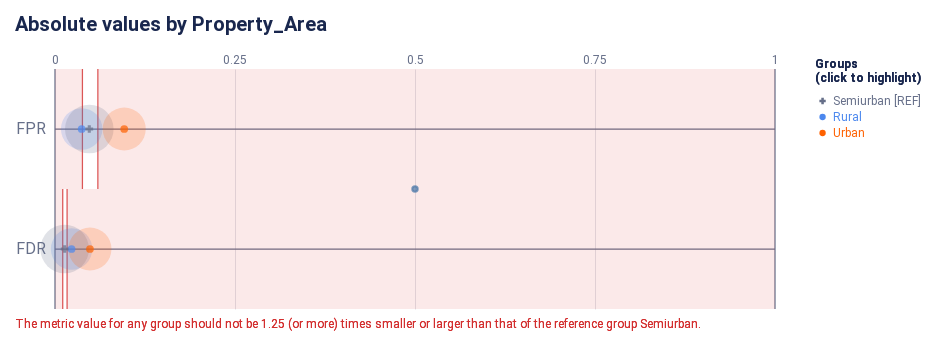

Here is the notebook cell this chart was saved with:
### Markdown cell above
#### Check how the fairness threshold maps to the absolute values of each metric

### Code cell
ap.absolute(bdf, metrics, 'Property_Area', fairness_threshold = disparity_tolerance)

### Figure 1 — Vega-Lite specification as saved in the notebook (floating-point values rounded to 4 significant figures)
{"config": {"view": {"continuousWidth": 300, "continuousHeight": 300, "strokeWidth": 0}, "axisLeft": {"labelColor": "rgb(102, 111, 137)", "labelFont": "Roboto, Arial, sans-serif", "labelFontSize": 16}, "title": {"anchor": "start", "color": "rgb(25, 39, 78)", "font": "Roboto, Arial, sans-serif", "fontSize": 20, "fontWeight": "bold"}}, "layer": [{"data": {"name": "data-22e37ecfbb523156dad3ffdb726c704c"}, "mark": {"type": "rule", "stroke": "rgb(102, 111, 137)", "strokeWidth": 1.25, "tooltip": null}, "encoding": {"x": {"field": "start", "scale": {"domain": [0, 1], "range": [40.0, 760.0]}, "type": "quantitative"}, "x2": {"field": "end"}, "y": {"axis": {"domain": false, "labelAngle": 0, "labelPadding": -30, "orient": "left", "ticks": false, "title": null}, "field": "y_position", "scale": {"domain": ["FPR", "FDR"], "range": [30.0, 270.0]}, "type": "nominal"}}}, {"data": {"name": "data-6cfe259518f6c7b358d8f836a73e6b7f"}, "mark": {"type": "rule", "stroke": "rgb(102, 111, 137)", "strokeWidth": 1.25, "tooltip": null}, "encoding": {"x": {"field": "x_position", "scale": {"domain": [0, 1], "range": [40.0, 760.0]}, "type": "quantitative"}, "y": {"value": 30.0}, "y2": {"value": 270.0}}}, {"data": {"name": "data-60ed1133fa688d151d36705a369482e0"}, "mark": {"type": "text", "align": "center", "color": "rgb(102, 111, 137)", "font": "Roboto, Arial, sans-serif", "fontSize": 12, "fontWeight": "normal", "tooltip": null}, "encoding": {"text": {"field": "value", "type": "nominal"}, "x": {"field": "value", "scale": {"domain": [0, 1], "range": [40.0, 760.0]}, "type": "quantitative"}, "y": {"value": 21.0}}}, {"layer": [{"mark": {"type": "rect", "opacity": 0.8, "stroke": "rgb(211, 47, 47)", "strokeWidth": 1.25, "tooltip": null}, "encoding": {"x": {"field": "lower_threshold_value", "scale": {"domain": [0, 1], "range": [40.0, 760.0]}, "type": "quantitative"}, "x2": {"field": "lower_threshold_value"}, "y": {"axis": {"domain": false, "grid": false, "labels": false, "ticks": false, "title": null}, "field": "metric", "scale": {"domain": ["FPR", "FDR"], "range": [30.0, 270.0]}, "type": "nominal"}}}, {"mark": {"type": "rect", "opacity": 0.8, "stroke": "rgb(211, 47, 47)", "strokeWidth": 1.25, "tooltip": null}, "encoding": {"x": {"field": "upper_threshold_value", "scale": {"domain": [0, 1], "range": [40.0, 760.0]}, "type": "quantitative"}, "x2": {"field": "upper_threshold_value"}, "y": {"axis": {"domain": false, "grid": false, "labels": false, "ticks": false, "title": null}, "field": "metric", "scale": {"domain": ["FPR", "FDR"], "range": [30.0, 270.0]}, "type": "nominal"}}}, {"layer": [{"mark": {"type": "rect", "fill": "rgb(211, 47, 47)", "opacity": 0.1, "tooltip": null}, "encoding": {"x": {"field": "lower_threshold_value", "scale": {"domain": [0, 1], "range": [40.0, 760.0]}, "type": "quantitative"}, "x2": {"field": "lower_end"}, "y": {"axis": {"domain": false, "grid": false, "labels": false, "ticks": false, "title": null}, "field": "metric", "scale": {"domain": ["FPR", "FDR"], "range": [30.0, 270.0]}, "type": "nominal"}}}, {"mark": {"type": "rect", "fill": "rgb(211, 47, 47)", "opacity": 0.1, "tooltip": null}, "encoding": {"x": {"field": "upper_threshold_value", "scale": {"domain": [0, 1], "range": [40.0, 760.0]}, "type": "quantitative"}, "x2": {"field": "upper_end"}, "y": {"axis": {"domain": false, "grid": false, "labels": false, "ticks": false, "title": null}, "field": "metric", "scale": {"domain": ["FPR", "FDR"], "range": [30.0, 270.0]}, "type": "nominal"}}}]}, {"layer": [{"mark": {"type": "text", "align": "left", "baseline": "top", "fill": "rgb(211, 47, 47)", "font": "Roboto, Arial, sans-serif", "fontSize": 12, "fontWeight": "normal", "tooltip": null}, "encoding": {"text": {"value": "The metric value for any group should not be 1.25 (or more) times smaller or larger than that of the reference group Semiurban."}, "x": {"value": 0}, "y": {"value": 280.0}}}], "data": {"name": "data-79dd248bdaa0ea02c535240e8ad022c8"}}], "data": {"name": "data-4b775da10f26c1f5f388ba5f72e194cd"}}, {"layer": [{"data": {"name": "empty"}, "mark": {"type": "circle"}}, {"data": {"name": "data-5744b0ee373aae3995c881ec961f0fea"}, "mark": {"type": "circle", "cursor": "pointer", "opacity": 0.2}, "encoding": {"color": {"condition": {"param": "param_19", "empty": true, "field": "attribute_value", "legend": null, "scale": {"domain": ["Semiurban", "Rural", "Urban"], "range": ["rgb(102, 111, 137)", "rgb(76, 136, 238)", "rgb(254, 97, 0)", "rgb(220, 38, 127)", "rgb(255, 176, 0)", "rgb(150, 95, 230)"]}, "type": "nominal"}, "value": "rgb(225, 226, 231)"}, "size": {"field": "group_size", "legend": null, "scale": {"domain": [0, 229.2], "range": [0, 2827.0]}, "type": "quantitative"}, "tooltip": [{"field": "attribute_value", "title": "Group", "type": "nominal"}, {"field": "tooltip_group_size", "title": "Group Size", "type": "nominal"}, {"field": "tooltip_disparity_explanation_fpr", "title": "Disparity", "type": "nominal"}, {"field": "fpr", "format": ".2f", "title": "FPR", "type": "quantitative"}], "x": {"axis": {"domain": false, "gridColor": "rgb(225, 226, 231)", "labels": false, "ticks": false, "title": null, "values": [0.25, 0.5, 0.75]}, "field": "fpr", "scale": {"domain": [0, 1], "range": [40.0, 760.0]}, "type": "quantitative"}, "y": {"axis": {"domain": false, "grid": false, "labels": false, "ticks": false, "title": null}, "field": "metric_variable", "scale": {"domain": ["FPR", "FDR"], "range": [30.0, 270.0]}, "type": "nominal"}}, "name": "view_20", "transform": [{"calculate": "'FPR'", "as": "metric_variable"}]}, {"data": {"name": "data-5744b0ee373aae3995c881ec961f0fea"}, "mark": {"type": "circle", "cursor": "pointer", "opacity": 0.2}, "encoding": {"color": {"condition": {"param": "param_19", "empty": true, "field": "attribute_value", "legend": null, "scale": {"domain": ["Semiurban", "Rural", "Urban"], "range": ["rgb(102, 111, 137)", "rgb(76, 136, 238)", "rgb(254, 97, 0)", "rgb(220, 38, 127)", "rgb(255, 176, 0)", "rgb(150, 95, 230)"]}, "type": "nominal"}, "value": "rgb(225, 226, 231)"}, "size": {"field": "group_size", "legend": null, "scale": {"domain": [0, 229.2], "range": [0, 2827.0]}, "type": "quantitative"}, "tooltip": [{"field": "attribute_value", "title": "Group", "type": "nominal"}, {"field": "tooltip_group_size", "title": "Group Size", "type": "nominal"}, {"field": "tooltip_disparity_explanation_fdr", "title": "Disparity", "type": "nominal"}, {"field": "fdr", "format": ".2f", "title": "FDR", "type": "quantitative"}], "x": {"axis": {"domain": false, "gridColor": "rgb(225, 226, 231)", "labels": false, "ticks": false, "title": null, "values": [0.25, 0.5, 0.75]}, "field": "fdr", "scale": {"domain": [0, 1], "range": [40.0, 760.0]}, "type": "quantitative"}, "y": {"axis": {"domain": false, "grid": false, "labels": false, "ticks": false, "title": null}, "field": "metric_variable", "scale": {"domain": ["FPR", "FDR"], "range": [30.0, 270.0]}, "type": "nominal"}}, "name": "view_22", "transform": [{"calculate": "'FDR'", "as": "metric_variable"}]}, {"layer": [{"data": {"name": "empty"}, "mark": {"type": "point"}}, {"data": {"name": "data-5744b0ee373aae3995c881ec961f0fea"}, "mark": {"type": "point", "cursor": "pointer", "filled": true, "size": 60}, "encoding": {"color": {"condition": {"param": "param_19", "empty": true, "field": "attribute_value", "legend": null, "scale": {"domain": ["Semiurban", "Rural", "Urban"], "range": ["rgb(102, 111, 137)", "rgb(76, 136, 238)", "rgb(254, 97, 0)", "rgb(220, 38, 127)", "rgb(255, 176, 0)", "rgb(150, 95, 230)"]}, "type": "nominal"}, "value": "rgb(225, 226, 231)"}, "shape": {"field": "attribute_value", "legend": null, "scale": {"domain": ["Semiurban", "Rural", "Urban"], "range": ["cross", "circle", "circle"]}, "type": "nominal"}, "tooltip": [{"field": "attribute_value", "title": "Group", "type": "nominal"}, {"field": "tooltip_group_size", "title": "Group Size", "type": "nominal"}, {"field": "tooltip_disparity_explanation_fpr", "title": "Disparity", "type": "nominal"}, {"field": "fpr", "format": ".2f", "title": "FPR", "type": "quantitative"}], "x": {"axis": {"domain": false, "gridColor": "rgb(225, 226, 231)", "labels": false, "ticks": false, "title": null, "values": [0.25, 0.5, 0.75]}, "field": "fpr", "scale": {"domain": [0, 1], "range": [40.0, 760.0]}, "type": "quantitative"}, "y": {"axis": {"domain": false, "grid": false, "labels": false, "ticks": false, "title": null}, "field": "metric_variable", "scale": {"domain": ["FPR", "FDR"], "range": [30.0, 270.0]}, "type": "nominal"}}, "name": "view_19", "transform": [{"calculate": "'FPR'", "as": "metric_variable"}]}, {"data": {"name": "data-5744b0ee373aae3995c881ec961f0fea"}, "mark": {"type": "point", "cursor": "pointer", "filled": true, "size": 60}, "encoding": {"color": {"condition": {"param": "param_19", "empty": true, "field": "attribute_value", "legend": null, "scale": {"domain": ["Semiurban", "Rural", "Urban"], "range": ["rgb(102, 111, 137)", "rgb(76, 136, 238)", "rgb(254, 97, 0)", "rgb(220, 38, 127)", "rgb(255, 176, 0)", "rgb(150, 95, 230)"]}, "type": "nominal"}, "value": "rgb(225, 226, 231)"}, "shape": {"field": "attribute_value", "legend": null, "scale": {"domain": ["Semiurban", "Rural", "Urban"], "range": ["cross", "circle", "circle"]}, "type": "nominal"}, "tooltip": [{"field": "attribute_value", "title": "Group", "type": "nominal"}, {"field": "tooltip_group_size", "title": "Group Size", "type": "nominal"}, {"field": "tooltip_disparity_explanation_fdr", "title": "Disparity", "type": "nominal"}, {"field": "fdr", "format": ".2f", "title": "FDR", "type": "quantitative"}], "x": {"axis": {"domain": false, "gridColor": "rgb(225, 226, 231)", "labels": false, "ticks": false, "title": null, "values": [0.25, 0.5, 0.75]}, "field": "fdr", "scale": {"domain": [0, 1], "range": [40.0, 760.0]}, "type": "quantitative"}, "y": {"axis": {"domain": false, "grid": false, "labels": false, "ticks": false, "title": null}, "field": "metric_variable", "scale": {"domain": ["FPR", "FDR"], "range": [30.0, 270.0]}, "type": "nominal"}}, "name": "view_21", "transform": [{"calculate": "'FDR'", "as": "metric_variable"}]}]}]}, {"layer": [{"mark": {"type": "point", "cursor": "pointer", "filled": true, "opacity": 1, "size": 40}, "encoding": {"color": {"condition": {"param": "param_19", "empty": true, "field": "attribute_value", "legend": null, "scale": {"domain": ["Semiurban", "Rural", "Urban"], "range": ["rgb(102, 111, 137)", "rgb(76, 136, 238)", "rgb(254, 97, 0)", "rgb(220, 38, 127)", "rgb(255, 176, 0)", "rgb(150, 95, 230)"]}, "type": "nominal"}, "value": "rgb(225, 226, 231)"}, "shape": {"field": "attribute_value", "legend": null, "scale": {"domain": ["Semiurban", "Rural", "Urban"], "range": ["cross", "circle", "circle"]}, "type": "nominal"}, "x": {"value": 807.6}, "y": {"axis": {"domain": false, "grid": false, "labels": false, "ticks": false, "title": null}, "field": "attribute_value", "scale": {"domain": ["Semiurban", "Rural", "Urban"], "range": [54, 102]}, "type": "nominal"}}, "name": "view_23"}, {"mark": {"type": "text", "align": "left", "baseline": "middle", "cursor": "pointer", "font": "Roboto, Arial, sans-serif", "fontSize": 12, "fontWeight": "normal"}, "encoding": {"color": {"condition": {"param": "param_19", "empty": true, "field": "attribute_value", "legend": null, "scale": {"domain": ["Semiurban", "Rural", "Urban"], "range": ["rgb(102, 111, 137)", "rgb(76, 136, 238)", "rgb(254, 97, 0)", "rgb(220, 38, 127)", "rgb(255, 176, 0)", "rgb(150, 95, 230)"]}, "type": "nominal"}, "value": "rgb(225, 226, 231)"}, "text": {"field": "label", "type": "nominal"}, "x": {"value": 818.1}, "y": {"axis": {"domain": false, "grid": false, "labels": false, "ticks": false, "title": null}, "field": "attribute_value", "scale": {"domain": ["Semiurban", "Rural", "Urban"], "range": [54, 102]}, "type": "nominal"}}, "name": "view_24"}, {"data": {"name": "data-79dd248bdaa0ea02c535240e8ad022c8"}, "mark": {"type": "text", "align": "left", "baseline": "top", "color": "rgb(25, 39, 78)", "font": "Roboto, Arial, sans-serif", "fontSize": 12, "fontWeight": "bold"}, "encoding": {"text": {"value": "(click to highlight)"}, "x": {"value": 800}, "y": {"value": 34}}}, {"data": {"name": "data-79dd248bdaa0ea02c535240e8ad022c8"}, "mark": {"type": "text", "align": "left", "baseline": "top", "color": "rgb(25, 39, 78)", "font": "Roboto, Arial, sans-serif", "fontSize": 12, "fontWeight": "bold"}, "encoding": {"text": {"value": "Groups"}, "x": {"value": 800}, "y": {"value": 20}}}], "data": {"name": "data-d4e636f4b2647431f6606e7b0f20ff09"}}], "height": 300, "padding": {"top": 15, "bottom": 5.0, "left": 15, "right": 15}, "params": [{"name": "param_21", "select": {"type": "point", "fields": ["attribute_value"]}, "views": ["view_20"]}, {"name": "param_23", "select": {"type": "point", "fields": ["attribute_value"]}, "views": ["view_22"]}, {"name": "param_20", "select": {"type": "point", "fields": ["attribute_value"]}, "views": ["view_19"]}, {"name": "param_22", "select": {"type": "point", "fields": ["attribute_value"]}, "views": ["view_21"]}, {"name": "param_19", "select": {"type": "point", "fields": ["attribute_value"]}, "views": ["view_23"]}, {"name": "param_24", "select": {"type": "point", "fields": ["attribute_value"]}, "views": ["view_24"]}], "resolve": {"scale": {"size": "independent", "y": "independent"}}, "title": "Absolute values by Property_Area", "usermeta": {"embedOptions": {"scaleFactor": 5, "downloadFileName": "absolute_chart"}}, "width": 800, "$schema": "https://vega.github.io/schema/vega-lite/v5.16.3.json", "datasets": {"data-22e37ecfbb523156dad3ffdb726c704c": [{"y_position": "FPR", "start": 0, "end": 1}, {"y_position": "FDR", "start": 0, "end": 1}], "data-6cfe259518f6c7b358d8f836a73e6b7f": [{"x_position": 0}, {"x_position": 1}], "data-60ed1133fa688d151d36705a369482e0": [{"value": 0.0}, {"value": 0.25}, {"value": 0.5}, {"value": 0.75}, {"value": 1.0}], "data-4b775da10f26c1f5f388ba5f72e194cd": [{"lower_end": 0, "upper_end": 1, "lower_threshold_value": 0.0381, "upper_threshold_value": 0.05952, "metric": "FPR"}, {"lower_end": 0, "upper_end": 1, "lower_threshold_value": 0.01074, "upper_threshold_value": 0.01678, "metric": "FDR"}], "data-79dd248bdaa0ea02c535240e8ad022c8": [{"a": 1, "b": 0}, {"a": 1, "b": 0}], "empty": [{}], "data-5744b0ee373aae3995c881ec961f0fea": [{"attribute_name": "Property_Area", "attribute_value": "Rural", "group_size": 139, "total_entities": 480, "fpr": 0.03704, "fdr": 0.02299, "fpr_disparity": 0.7778, "fdr_disparity": 1.713, "fpr_disparity_scaled": -0.2857, "fdr_disparity_scaled": 0.7126, "tooltip_group_size": "139 (28.96%)", "tooltip_disparity_explanation_fpr": "1.29 times smaller FPR than the reference group", "tooltip_disparity_explanation_fdr": "1.71 times larger FDR than the reference group"}, {"attribute_name": "Property_Area", "attribute_value": "Semiurban", "group_size": 191, "total_entities": 480, "fpr": 0.04762, "fdr": 0.01342, "fpr_disparity": 1.0, "fdr_disparity": 1.0, "fpr_disparity_scaled": 0.0, "fdr_disparity_scaled": 0.0, "tooltip_group_size": "191 (39.79%)", "tooltip_disparity_explanation_fpr": "Reference group", "tooltip_disparity_explanation_fdr": "Reference group"}, {"attribute_name": "Property_Area", "attribute_value": "Urban", "group_size": 150, "total_entities": 480, "fpr": 0.09615, "fdr": 0.04854, "fpr_disparity": 2.019, "fdr_disparity": 3.617, "fpr_disparity_scaled": 1.019, "fdr_disparity_scaled": 2.617, "tooltip_group_size": "150 (31.25%)", "tooltip_disparity_explanation_fpr": "2.02 times larger FPR than the reference group", "tooltip_disparity_explanation_fdr": "3.62 times larger FDR than the reference group"}], "data-d4e636f4b2647431f6606e7b0f20ff09": [{"attribute_value": "Semiurban", "label": "Semiurban [REF]"}, {"attribute_value": "Rural", "label": "Rural"}, {"attribute_value": "Urban", "label": "Urban"}]}}
